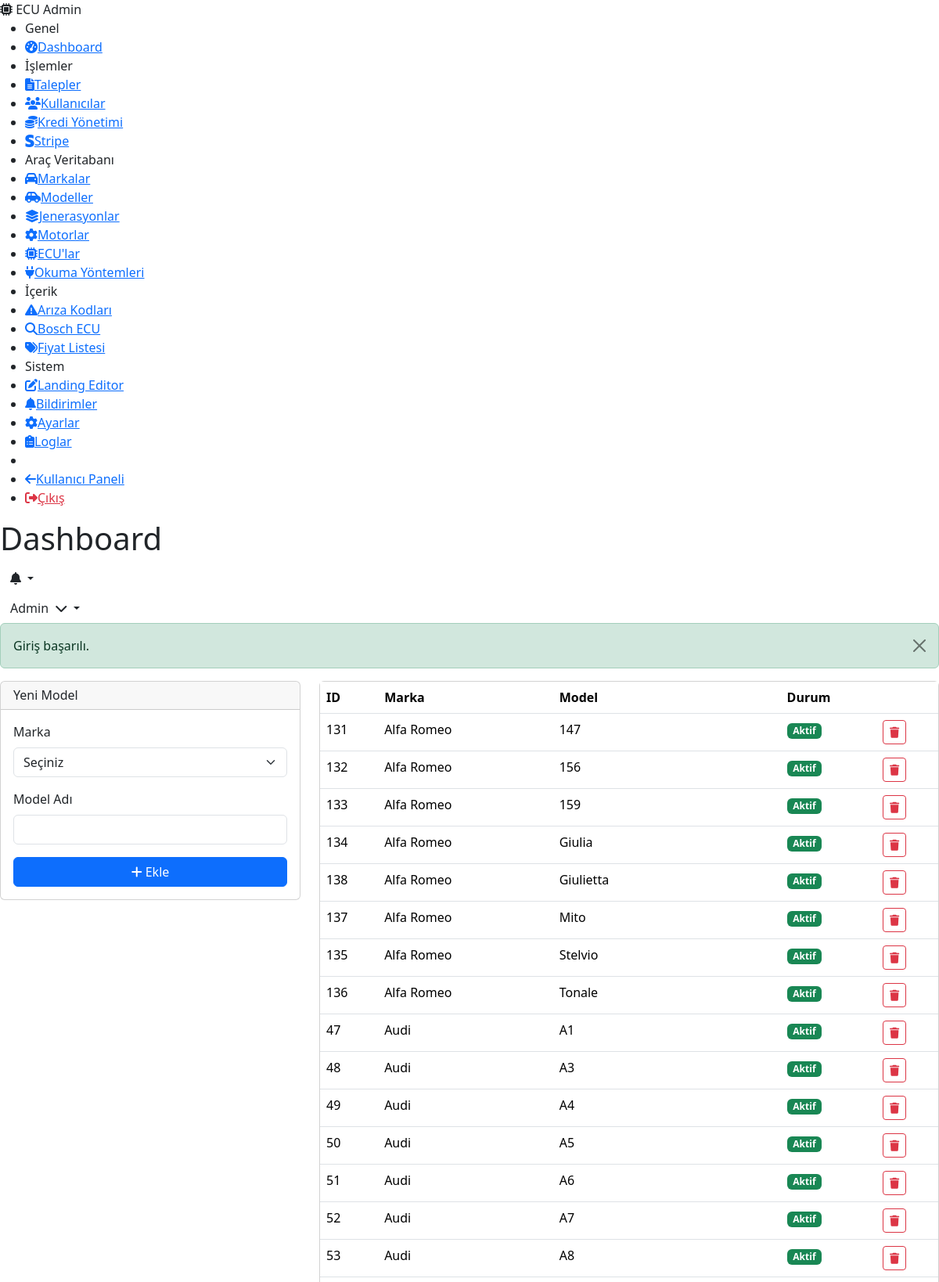
Page /admin/vehicles/models (signed in, upper part) on the committed database.
### tables this page shows
CREATE TABLE IF NOT EXISTS `users` (
    `id`             INT UNSIGNED AUTO_INCREMENT PRIMARY KEY,
    `name`           VARCHAR(100)  NOT NULL,
    `email`          VARCHAR(191)  NOT NULL,
    `password`       VARCHAR(255)  NOT NULL,
    `phone`          VARCHAR(20)   DEFAULT NULL,
    `company`        VARCHAR(150)  DEFAULT NULL,
    `avatar`         VARCHAR(255)  DEFAULT NULL,
    `credit_balance` INT           NOT NULL DEFAULT 0,
    `role`           ENUM('user','admin') NOT NULL DEFAULT 'user',
    `email_token`    VARCHAR(64)   DEFAULT NULL,
    `email_verified` TINYINT(1)   NOT NULL DEFAULT 0,
    `reset_token`    VARCHAR(64)   DEFAULT NULL,
    `reset_expires`  DATETIME      DEFAULT NULL,
    `is_active`      TINYINT(1)   NOT NULL DEFAULT 1,
    `created_at`     DATETIME      NOT NULL DEFAULT CURRENT_TIMESTAMP,
    `updated_at`     DATETIME      NOT NULL DEFAULT CURRENT_TIMESTAMP ON UPDATE CURRENT_TIMESTAMP,
    UNIQUE KEY `uk_users_email`       (`email`),
    INDEX `idx_users_role`            (`role`),
    INDEX `idx_users_reset_token`     (`reset_token`),
    INDEX `idx_users_email_token`     (`email_token`)
);

CREATE TABLE IF NOT EXISTS `vehicle_models` (
    `id`        INT UNSIGNED AUTO_INCREMENT PRIMARY KEY,
    `brand_id`  INT UNSIGNED NOT NULL,
    `name`      VARCHAR(100) NOT NULL,
    `slug`      VARCHAR(120) NOT NULL,
    `is_active` TINYINT(1)  NOT NULL DEFAULT 1,
    UNIQUE KEY `uk_models_slug` (`slug`),
    INDEX `idx_models_brand`    (`brand_id`),
    CONSTRAINT `fk_models_brand` FOREIGN KEY (`brand_id`) REFERENCES `brands`(`id`) ON DELETE CASCADE
);

CREATE TABLE IF NOT EXISTS `brands` (
    `id`         INT UNSIGNED AUTO_INCREMENT PRIMARY KEY,
    `name`       VARCHAR(100) NOT NULL,
    `slug`       VARCHAR(120) NOT NULL,
    `is_active`  TINYINT(1)  NOT NULL DEFAULT 1,
    `sort_order` INT          NOT NULL DEFAULT 0,
    UNIQUE KEY `uk_brands_slug`  (`slug`),
    INDEX `idx_brands_active`    (`is_active`)
);

### core/Controller.php (called while the page is built, shortened)
<?php
abstract class Controller
{
    protected function view(string $view, array $data = [], string $layout = 'app'): void
    {
        View::render($view, $data, $layout);
    }
}

### app/Controllers/Admin/VehicleController.php (called while the page is built, shortened)
<?php
final class VehicleController extends Controller
{
    private Database $db;
    public function __construct()
    {
        $this->db = Database::getInstance();
    }
    public function models(Request $request): void
    {
        $models = $this->db->fetchAll('SELECT vm.*, b.name as brand_name FROM vehicle_models vm LEFT JOIN brands b ON vm.brand_id = b.id ORDER BY b.name ASC, vm.name ASC');
        $brands = $this->db->fetchAll('SELECT * FROM brands WHERE is_active = 1 ORDER BY name ASC');
        $this->view('admin/vehicles/models', ['pageTitle' => 'Modeller', 'currentPage' => 'admin-models', 'models' => $models, 'brands' => $brands], 'admin');
    }
}

### core/App.php (called while the page is built, shortened)
<?php
final class App
{
    private Router $router;
    private Request $request;
    public function __construct(string $basePath)
    {
        $this->bootstrap();
    }
    private function bootstrap(): void
    {
        View::share('auth_user', $this->getAuthUser());
        $this->request = new Request();
        $this->router  = new Router();
    }
    private function getAuthUser(): ?array
    {
        try {
            $db = Database::getInstance();
            return $db->fetch(
                'SELECT id, name, email, phone, company, avatar, credit_balance, role, is_active FROM users WHERE id = ?',
                [Session::userId()]
            );
        } catch (\Throwable) {
            return null;
        }
    }
    public function run(): void
    {
        $matched = $this->router->resolve($this->request);
        $this->executeMiddleware($matched['middleware'], function () use ($matched) {
            $this->dispatch($matched['action'], $matched['params']);
        });
    }
    private function executeMiddleware(array $middleware, callable $final): void
    {
        $middlewareStack = array_reverse($middleware);
        $next = $final;
        foreach ($middlewareStack as $mw) {
            $currentNext = $next;
            $next = function () use ($mw, $currentNext) {
                $instance = new $mw();
                $instance->handle($this->request, $currentNext);
            };
        }
        $next();
    }
    private function dispatch(string $action, array $params): void
    {
        [$controllerClass, $method] = explode('@', $action);
        $controller = new $controllerClass();
        $controller->$method($this->request, ...array_values($params));
    }
}

### app/Middleware/AdminMiddleware.php (called while the page is built, shortened)
<?php
final class AdminMiddleware extends Middleware
{
    public function handle(Request $request, callable $next): void
    {
        $next();
    }
}

### app/Middleware/AuthMiddleware.php (called while the page is built, shortened)
<?php
final class AuthMiddleware extends Middleware
{
    public function handle(Request $request, callable $next): void
    {
        $next();
    }
}

### index.php (called while the page is built, shortened)
<?php
$app = new Core\App(BASE_PATH);
$app->run();

### core/Database.php (called while the page is built, shortened)
<?php
final class Database
{
    private static ?Database $instance = null;
    private PDO $pdo;
    private function __construct()
    {
        $config = Config::get('database');
        $dsn = sprintf(
            'mysql:host=%s;port=%s;dbname=%s;charset=%s',
            $config['host'],
            $config['port'],
            $config['name'],
            $config['charset']
        );
        try {
            $this->pdo = new PDO($dsn, $config['username'], $config['password'], [
                PDO::ATTR_ERRMODE            => PDO::ERRMODE_EXCEPTION,
                PDO::ATTR_DEFAULT_FETCH_MODE => PDO::FETCH_ASSOC,
                PDO::ATTR_EMULATE_PREPARES   => false,
                PDO::ATTR_STRINGIFY_FETCHES  => false,
            ]);
        } catch (PDOException $e) {
            throw new PDOException('Veritabanı bağlantı hatası: ' . $e->getMessage());
        }
    }
    public static function getInstance(): self
    {
        if (self::$instance === null) {
            self::$instance = new self();
        }
        return self::$instance;
    }
    public function query(string $sql, array $params = []): \PDOStatement
    {
        $stmt = $this->pdo->prepare($sql);
        $stmt->execute($params);
        return $stmt;
    }
    public function fetch(string $sql, array $params = []): ?array
    {
        $result = $this->query($sql, $params)->fetch();
        return $result ?: null;
    }
    public function fetchAll(string $sql, array $params = []): array
    {
        return $this->query($sql, $params)->fetchAll();
    }
}

### core/Config.php (called while the page is built, shortened)
<?php
final class Config
{
    private static array $config = [];
    public static function load(string $basePath): void
    {
        $configPath = $basePath . '/config';
        $files = glob($configPath . '/*.php');
        $skip = ['routes', 'services'];
        foreach ($files as $file) {
            $key = basename($file, '.php');
            if (in_array($key, $skip, true)) {
                continue;
            }
            self::$config[$key] = require $file;
        }
    }
    public static function get(string $key, mixed $default = null): mixed
    {
        $keys  = explode('.', $key);
        $value = self::$config;
        foreach ($keys as $k) {
            if (!is_array($value) || !array_key_exists($k, $value)) {
                return $default;
            }
            $value = $value[$k];
        }
        return $value;
    }
}

### resources/views/admin/vehicles/models.php (the view)
<?php $pageTitle = 'Modeller'; $currentPage = 'admin-models'; ?>
<div class="row g-4"><div class="col-lg-4"><div class="card"><div class="card-header"><h6 class="mb-0">Yeni Model</h6></div><div class="card-body"><form method="POST" action="/admin/vehicles/models/store"><?= \Core\View::csrf() ?><div class="mb-3"><label class="form-label">Marka</label><select name="brand_id" class="form-select" required><option value="">Seçiniz</option><?php foreach ($brands as $b): ?><option value="<?= $b['id'] ?>"><?= \Core\View::escape($b['name']) ?></option><?php endforeach; ?></select></div><div class="mb-3"><label class="form-label">Model Adı</label><input type="text" name="name" class="form-control" required></div><button class="btn btn-primary w-100"><i class="fas fa-plus me-1"></i>Ekle</button></form></div></div></div>
<div class="col-lg-8"><div class="card"><div class="card-body p-0"><table class="table table-hover mb-0"><thead><tr><th>ID</th><th>Marka</th><th>Model</th><th>Durum</th><th></th></tr></thead><tbody><?php foreach ($models as $m): ?><tr><td><?= $m['id'] ?></td><td><?= \Core\View::escape($m['brand_name'] ?? '') ?></td><td class="fw-600"><?= \Core\View::escape($m['name']) ?></td><td><span class="badge bg-<?= $m['is_active'] ? 'success' : 'danger' ?>"><?= $m['is_active'] ? 'Aktif' : 'Pasif' ?></span></td><td><form method="POST" action="/admin/vehicles/models/<?= $m['id'] ?>/delete" class="d-inline" onsubmit="return confirm('Silmek istediğinize emin misiniz?')"><?= \Core\View::csrf() ?><button class="btn btn-sm btn-outline-danger"><i class="fas fa-trash"></i></button></form></td></tr><?php endforeach; ?></tbody></table></div></div></div></div>

### resources/views/partials/header.php (shortened to what this page needs)
<header class="app-header">
    <div class="header-left">
        <h1 class="page-title"><?= \Core\View::escape($pageTitle ?? 'Dashboard') ?></h1>
    </div>
    <div class="header-right">
        <div class="header-notification dropdown">
            <button class="btn btn-icon dropdown-toggle" data-bs-toggle="dropdown" id="notifDropdown">
                <i class="fas fa-bell"></i>
            </button>
        </div>
        <div class="header-user dropdown">
            <button class="btn dropdown-toggle" data-bs-toggle="dropdown">
                <span class="d-none d-md-inline"><?= \Core\View::escape($auth_user['name'] ?? '') ?></span>
                <i class="fas fa-chevron-down ms-1"></i>
            </button>
        </div>
    </div>
</header>

### rows in the picture
users: name "Admin"
vehicle_models: id "131", brand.name "Alfa Romeo", name "147", is_active "Aktif"
vehicle_models: id "132", brand.name "Alfa Romeo", name "156", is_active "Aktif"
vehicle_models: id "133", brand.name "Alfa Romeo", name "159", is_active "Aktif"
vehicle_models: id "134", brand.name "Alfa Romeo", name "Giulia", is_active "Aktif"
vehicle_models: id "138", brand.name "Alfa Romeo", name "Giulietta", is_active "Aktif"
vehicle_models: id "137", brand.name "Alfa Romeo", name "Mito", is_active "Aktif"
vehicle_models: id "135", brand.name "Alfa Romeo", name "Stelvio", is_active "Aktif"
vehicle_models: id "136", brand.name "Alfa Romeo", name "Tonale", is_active "Aktif"
vehicle_models: id "47", brand.name "Audi", name "A1", is_active "Aktif"
vehicle_models: id "48", brand.name "Audi", name "A3", is_active "Aktif"
vehicle_models: id "49", brand.name "Audi", name "A4", is_active "Aktif"
vehicle_models: id "50", brand.name "Audi", name "A5", is_active "Aktif"
vehicle_models: id "51", brand.name "Audi", name "A6", is_active "Aktif"
vehicle_models: id "52", brand.name "Audi", name "A7", is_active "Aktif"
vehicle_models: id "53", brand.name "Audi", name "A8", is_active "Aktif"

### other values in the picture
self::escape($success) "Giriş başarılı."
